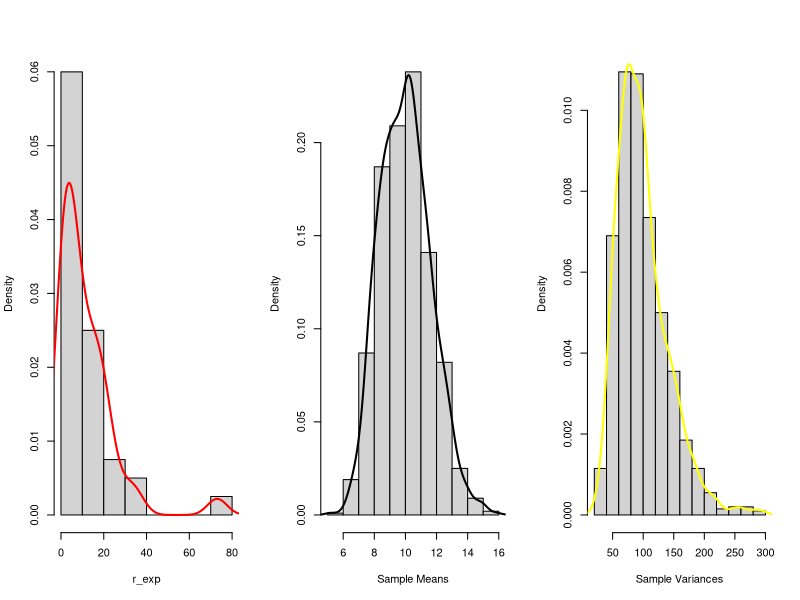

The R script that drew this image:
# Sampling distribution of mean when sample is 
# drawing from exponential distribution 
par(mfrow=c(1,3))
#set.seed(11)
sample_means = rep(NA, 1000)
for(i in 1:1000){
  sample_means[i] = mean(rexp(40,0.1))
}

r_exp <- rexp(40,0.1)
hist(r_exp, main = "", xlab = "r_exp", prob = T)
lines(density(r_exp), col = "Red", lwd = 2)

hist(sample_means, main = "", xlab = "Sample Means", prob = T)
lines(density(sample_means), col = "Black", lwd = 2)


# Sampling distribution of variance when sample is 
# drawing from exponential distribution 
#set.seed(11)
sample_vars = rep(NA, 1000)
for(i in 1:1000){
  sample_vars[i] = var(rexp(40,0.1))
}

hist(sample_vars, main = "", xlab = "Sample Variances", prob = T)
lines(density(sample_vars), col = "Yellow", lwd = 2)
